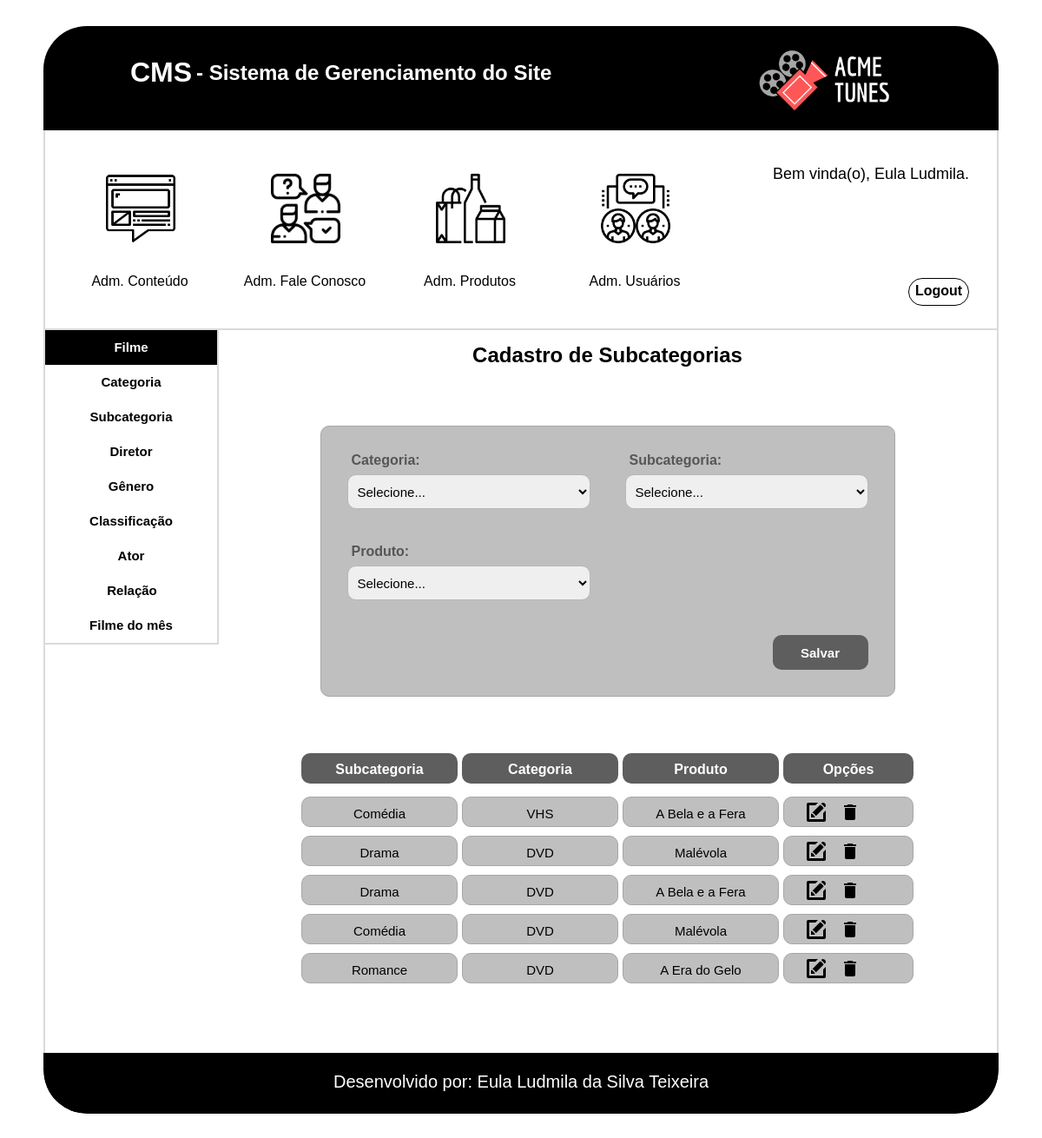
/cms/subcategoria.php (signed in), run on the app's committed database.
### tables this page shows
CREATE TABLE `tbl_subcategoria` (
  `cod_subcategoria` int(11) NOT NULL AUTO_INCREMENT,
  `cod_categoria` int(11) NOT NULL,
  `cod_genero` int(11) NOT NULL,
  `cod_produto_filme` int(11) NOT NULL,
  PRIMARY KEY (`cod_subcategoria`),
  KEY `fk_filme_categoria_genero_cod_categoria_idx` (`cod_categoria`),
  KEY `fk_filme_categoria_genero_cod_genero_idx` (`cod_genero`),
  KEY `fk_filme_categoria_genero_cod_produto_filme_idx` (`cod_produto_filme`),
  CONSTRAINT `fk_filme_categoria_genero_cod_categoria` FOREIGN KEY (`cod_categoria`) REFERENCES `tbl_categoria` (`cod_categoria`),
  CONSTRAINT `fk_filme_categoria_genero_cod_genero` FOREIGN KEY (`cod_genero`) REFERENCES `tbl_genero` (`cod_genero`),
  CONSTRAINT `fk_filme_categoria_genero_cod_produto_filme` FOREIGN KEY (`cod_produto_filme`) REFERENCES `tbl_produto_filme` (`cod_produto_filme`)
);

CREATE TABLE `tbl_genero` (
  `cod_genero` int(11) NOT NULL AUTO_INCREMENT,
  `genero` varchar(100) NOT NULL,
  `ativo` tinyint(1) NOT NULL DEFAULT '0',
  PRIMARY KEY (`cod_genero`)
);

CREATE TABLE `tbl_categoria` (
  `cod_categoria` int(11) NOT NULL AUTO_INCREMENT,
  `categoria` varchar(100) NOT NULL,
  `ativo` tinyint(1) NOT NULL DEFAULT '0',
  PRIMARY KEY (`cod_categoria`)
);

CREATE TABLE `tbl_produto_filme` (
  `cod_produto_filme` int(11) NOT NULL AUTO_INCREMENT,
  `nome_filme` varchar(255) NOT NULL,
  `lancamento` date NOT NULL,
  `tempo` varchar(45) NOT NULL,
  `preco` decimal(8,2) NOT NULL,
  `foto` varchar(255) NOT NULL,
  `descricao` mediumtext NOT NULL,
  `imagem_slide` varchar(255) DEFAULT NULL,
  `ativo_filme_mes` tinyint(1) NOT NULL DEFAULT '0',
  `ativo_filme` tinyint(1) NOT NULL DEFAULT '0',
  `cod_classificacao` int(11) NOT NULL,
  PRIMARY KEY (`cod_produto_filme`),
  KEY `fk_produto_filme_cod_classificacao_idx` (`cod_classificacao`),
  CONSTRAINT `fk_produto_filme_cod_classificacao` FOREIGN KEY (`cod_classificacao`) REFERENCES `tbl_classificacao` (`cod_classificacao`)
);

### cms/subcategoria.php (the view, shortened to what this page needs)
<?php
    $conexao = conexaoMysql();
    $categoria = null;
    $genero = null;
    $cod_categoria = 0;
    $cod_genero = 0;
    $cod_produto_filme = 0;
    $modo = null;
    $botao = "Salvar";
?>
<!doctype html>
<html>
    <head>
        <link href="css/subcategoria.css" type="text/css" rel="stylesheet">
        <link href="css/formatacao.css" type="text/css" rel="stylesheet">
        <link href="css/cabecalho_menu_adm.css" type="text/css" rel="stylesheet">
        <link href="css/rodape.css" type="text/css" rel="stylesheet">
    </head>
    <body>
        <div id="caixa_conteudo">
            <div id="conteudo" class="center">
                <?php include('cabecalho_menu_adm.php')?>
                <div class="itens">
                  <div id="menu_cadastro">
                      <a href="filme.php">
                          <div class="menu menu_filme">
                               Filme
                          </div>
                      </a>
                      <a href="categoria.php">
                          <div class="menu menu_opcoes">
                               Categoria
                          </div>
                      </a>
                      <a href="subcategoria.php">
                          <div class="menu menu_opcoes">
                               Subcategoria
                          </div>
                      </a>
                      <a href="diretor.php">
                          <div class="menu menu_opcoes">
                               Diretor
                          </div>
                      </a>
                      <a href="genero.php">
                            <div class="menu menu_opcoes">
                                 Gênero
                          </div>
                      </a>
                      <a href="classificacao.php">
                          <div class="menu menu_opcoes">
                               Classificação
                          </div>
                      </a>
                      <a href="ator.php">
                          <div class="menu menu_opcoes">
                               Ator
                          </div>
                      </a>
                      <div class="menu menu_opcoes">
                           Relação
                      </div>
                      <a href="filme_mes.php">
                          <div class="menu menu_opcoes">
                               Filme do mês
                          </div>
                      </a>
                  </div>
                    <div class="cadastro">
                      <div class="titulo_subcategoria"><h2>Cadastro de Subcategorias</h2></div>
                      <div class="cadastro_subcategoria center">
                          <form action="subcategoria.php" method="post" name="frm_subcategoria">
                              <div class="form_categoria">
                                  <div class="form_texto_usuario">
                                      <label>Categoria:</label>
                                  </div>
                                  <div class="form_caixa_usuario">
                                      <select name="slt_categoria" id="sltCategorias" class="txtCategoria" required title="Selecione um item na lista.">
                                      <?php
                                          if($modo == "buscar"){
                                      ?>
                                          <option value="<?php echo($cod_categoria);?>" selected><span><?php echo($categoria)?></span></option>
                                      <?php
                                          }else{
                                      ?>
                                          <option value="" selected><span>Selecione...</span></option>
                                      <?php
                                          }
                                      ?>
                                      </select>
                                  </div>
                              </div>
                              <div class="form_subcategoria">
                                  <div class="form_texto_usuario">
                                      <label>Subcategoria:</label>
                                  </div>
                                  <div class="form_caixa_usuario">
                                      <select name="slt_subcategoria" id="sltSubcategorias" class="txtSubcategoria" required>
                                        <?php
                                          if($modo == "buscar"){
                                        ?>
                                        <option value="<?php echo($cod_genero)?>" selected><?php echo($genero)?></option>
                                        <?php
                                          }else{
                                        ?>
                                            <option value="" selected>Selecione...</option>
                                        <?php
                                            }
                                        ?>
                                      </select>
                                  </div>
                              </div>
                              <div class="form_produto">
                                  <div class="form_texto_usuario">
                                      <label>Produto:</label>
                                  </div>
                                  <div class="form_caixa_usuario">
                                      <select name="slt_produto" class="txtProduto" required title="Selecione um item na lista.">
                                      <?php
                                          if($modo == "buscar"){
                                      ?>
                                          <option value="<?php echo($cod_produto_filme);?>" selected><span><?php echo($produto_filme)?></span></option>
                                      <?php
                                          }else{
                                      ?>
                                          <option value="" selected><span>Selecione...</span></option>
                                      <?php
                                          }
                                      ?>
                                      </select>
                                  </div>
                              </div>
                              <div class="botao_form">
                                  <input type="submit" name="btnEnviar" class="form_btn" id='btnSalvar' value="<?php echo($botao)?>">
                              </div>
                          </form>
                      </div>
                    <div class="tabela center">
                        <div class="linha_titulo">
                            <div class="titulo_form">
                                <h4>Subcategoria</h4>
                            </div>
                            <div class="titulo_email">
                                <h4>Categoria</h4>
                            </div>
                            <div class="titulo_email">
                                <h4>Produto</h4>
                            </div>
                            <div class="titulo_opcoes">
                                <h4>Opções</h4>
                            </div>
                        </div>
                        <?php
                            $sql = "SELECT tbl_categoria.*,tbl_produto_filme.nome_filme, tbl_genero.genero, tbl_subcategoria.*
                            FROM tbl_categoria INNER JOIN tbl_subcategoria
                            ON tbl_categoria.cod_categoria = tbl_subcategoria.cod_categoria
                            INNER JOIN tbl_genero
                            ON tbl_subcategoria.cod_genero = tbl_genero.cod_genero
                            INNER JOIN tbl_produto_filme
                            ON tbl_subcategoria.cod_produto_filme = tbl_produto_filme.cod_produto_filme
                            ORDER BY tbl_subcategoria.cod_subcategoria DESC";
                            $select = mysqli_query($conexao,$sql);
                            while($rssubcategorias = mysqli_fetch_array($select)){
                        ?>
                        <div class="informacoes_form">
                            <div class="linha_informacao">
                                <span><?php echo($rssubcategorias['genero']);?></span>
                            </div>
                            <div class="linha_email">
                                <span><?php echo($rssubcategorias['categoria']);?></span>
                            </div>
                            <div class="linha_email">
                                <span><?php echo($rssubcategorias['nome_filme']);?></span>
                            </div>
                            <div class="linha_botao">
                                <figure class="editar">
                                    <a href="subcategoria.php?modo=buscar&id=<?php echo($rssubcategorias['cod_subcategoria'])?>">
                                        <img src="img/iconfinder_new-24_103173.png" alt="Editar" title="Editar" class="botao" >
                                    </a>
                                </figure>
                                <figure class="excluir">
                                    <a href="subcategoria.php?modo=excluir&id=<?php echo($rssubcategorias['cod_subcategoria'])?>">
                                        <img src="img/ic_delete.png" alt="Excluir" title="Excluir" class="botao " onclick="return confirm('Tem certeza que deseja excluir?')">
                                    </a>
                                </figure>
                            </div>
                        </div>
                        <?php
                            }
                        ?>
                    </div>
                   </div>
                </div>
                <?php include('rodape.php')?>
            </div>
        </div>
    </body>
</html>

### cms/css/subcategoria.css (style rules this page uses)
#caixa_conteudo { width: 100%; min-height: 500px; height: auto; overflow:hidden; padding-bottom: 50px; }
#conteudo { width: 1100px; min-height: 350px; height: auto; border-radius: 50px; overflow:hidden; box-sizing: border-box; padding-top: 30px; }
.itens { width: 1100px; min-height: 400px; height: auto; border-left: solid 2px #dadada; border-right: solid 2px #dadada; padding-bottom: 50px; overflow:hidden; padding-bottom: 50px; box-sizing: border-box; }
.cadastro { width: 865px; min-height: 100px; height: auto; float: left; }
.titulo_subcategoria { width: inherit; height: 80px; text-align: center; box-sizing: border-box; padding-top: 15px; margin-bottom: 30px; }
.cadastro_subcategoria { width: 662px; min-height: 200px; height: auto; overflow: hidden; margin-bottom: 35px; border: solid 1px #a6a6a6; background-color: #BFBFBF; box-sizing: border-box; padding: 30px; border-radius: 10px; }
.form_texto_usuario { width: inherit; height: 25px; color: #565656; font-size: 16px; font-family: Helvetica; font-weight: bold; box-sizing: border-box; padding-left: 5px; }
.form_subcategoria { width: 280px;; height: 105px; float: left; }
.form_caixa_usuario { width: inherit; height: 80px; }
.txtSubcategoria { width: inherit; height: 40px; border: 1px solid #b8b8b8; padding: 7px; box-sizing: border-box; border-radius: 10px; font-size: 15px; outline:none; }
.form_categoria { width: 280px;; height: 105px; float: left; margin-right: 40px; }
.txtCategoria { width: inherit; height: 40px; border: 1px solid #b8b8b8; padding: 7px; box-sizing: border-box; border-radius: 10px; font-size: 15px; outline:none; }
.form_produto { width: 280px;; height: 105px; float: left; }
.txtProduto { width: inherit; height: 40px; border: 1px solid #b8b8b8; padding: 7px; box-sizing: border-box; border-radius: 10px; font-size: 15px; outline:none; }
.botao_form { width: 110px; height: 40px; margin-left: auto; clear: both; }
.form_btn { width: inherit; height: inherit; font-size: 15px; font-weight: bold; color: #ffffff; background-color: #5E5E5E; border: solid 2px #5E5E5E; border-radius: 10px; }
.tabela { width: 705px; min-height: 115px; height: auto; overflow: hidden; box-sizing: border-box; padding-bottom: 20px; }
.linha_titulo { width: inherit; height: 80px; padding-top: 30px; box-sizing: border-box; }
.titulo_form { width: 180px; height: 35px; border-radius: 10px; text-align: center; box-sizing: border-box; padding-top: 10px; float: left; margin-right: 5px; background-color: #5E5E5E; color: #ffffff; }
.titulo_email { width: 180px; height: 35px; border-radius: 10px; text-align: center; box-sizing: border-box; padding-top: 10px; float: left; margin-right: 5px; background-color: #5E5E5E; color: #ffffff; }
.titulo_opcoes { width: 150px; height: 35px; border-radius: 10px; text-align: center; box-sizing: border-box; padding-top: 10px; float: left; background-color: #5E5E5E; color: #ffffff; }
.informacoes_form { width: inherit; min-height: 35px; height: auto; overflow: hidden; margin-bottom: 10px; }
.linha_informacao { width: 180px; height: 35px; border-radius: 10px; font-size: 15px; white-space: nowrap; overflow: hidden; text-overflow: ellipsis; float: left; padding-top: 10px; text-align: center; box-sizing: border-box; margin-right: 5px; padding-left: 5px; padding-right: 5px; border: solid 1px #a6a6a6; background-color: #BFBFBF }
.linha_email { width: 180px; height: 35px; border-radius: 10px; font-size: 15px; float: left; padding-top: 10px; text-align: center; box-sizing: border-box; margin-right: 5px; padding-left: 5px; padding-right: 5px; border: solid 1px #a6a6a6; background-color: #BFBFBF; white-space: nowrap; overflow: hidden; text-overflow: ellipsis; }
.linha_botao { width: 150px; height: 35px; border-radius: 10px; float: left; box-sizing: border-box; padding-left: 25px; padding-top: 5px; border: solid 1px #a6a6a6; background-color: #BFBFBF; }
.excluir { width: 24px; height: 24px; margin-right: 15px; float: left; ; }
.editar { width: 24px; height: 24px; margin-right: 15px; float: left; }

### data on the page
tbl_subcategoria: cod_genero.genero "Comédia", cod_categoria.categoria "VHS", cod_produto_filme.nome_filme "A Bela e a Fera"
tbl_subcategoria: cod_genero.genero "Drama", cod_categoria.categoria "DVD", cod_produto_filme.nome_filme "Malévola"
tbl_subcategoria: cod_genero.genero "Drama", cod_categoria.categoria "DVD", cod_produto_filme.nome_filme "A Bela e a Fera"
tbl_subcategoria: cod_genero.genero "Comédia", cod_categoria.categoria "DVD", cod_produto_filme.nome_filme "Malévola"
tbl_subcategoria: cod_genero.genero "Romance", cod_categoria.categoria "DVD", cod_produto_filme.nome_filme "A Era do Gelo"

### other printed values
$_SESSION['nome'] "Eula Ludmila"
